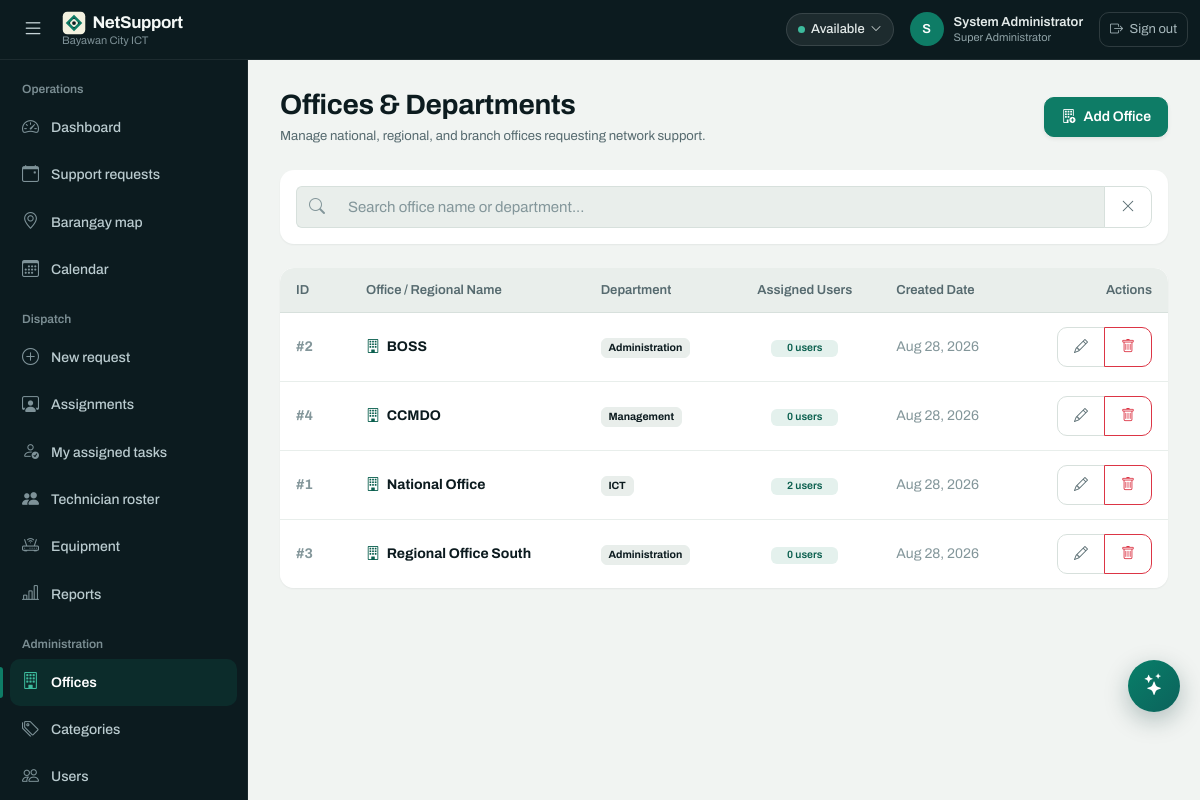
Screenshot of /offices.php (signed in) with the database file from the repository.
### tables this page shows
CREATE TABLE `offices` (
  `id` int(10) UNSIGNED NOT NULL,
  `name` varchar(120) NOT NULL,
  `department` varchar(120) DEFAULT NULL,
  `created_at` timestamp NOT NULL DEFAULT current_timestamp()
);

### config.php (called while the page is built, shortened)
<?php
function db(): PDO {
    static $pdo;
    if (!$pdo) {
        $pdo = new PDO(
            'mysql:host='.DB_HOST.';port='.DB_PORT.';dbname='.DB_NAME.';charset=utf8mb4',
            DB_USER, DB_PASS,
            [
                PDO::ATTR_ERRMODE            => PDO::ERRMODE_EXCEPTION,
                PDO::ATTR_DEFAULT_FETCH_MODE => PDO::FETCH_ASSOC,
                PDO::ATTR_EMULATE_PREPARES   => false,
            ]
        );
        $pdo->exec("SET time_zone = '+08:00'");
    }
    return $pdo;
}
function h(?string $value): string { return htmlspecialchars((string)$value, ENT_QUOTES, 'UTF-8'); }

### offices.php (the view, shortened to what this page needs)
<?php
require_once 'config.php';
require 'partials/header.php';
$offices = db()->query('SELECT o.*, COUNT(u.id) user_count
                        FROM offices o
                        LEFT JOIN users u ON u.office_id = o.id
                        GROUP BY o.id
                        ORDER BY o.name')->fetchAll();
?>
<div class="d-flex flex-column flex-md-row justify-content-between align-items-md-center gap-3 mb-4">
    <div>
        <h3 class="fw-bold text-dark mb-1">Offices & Departments</h3>
        <p class="text-secondary small mb-0">Manage national, regional, and branch offices requesting network support.</p>
    </div>
    <button class="btn btn-primary d-inline-flex align-items-center gap-2 shadow-sm" data-bs-toggle="modal" data-bs-target="#addOfficeModal">
        <i class="bi bi-building-add"></i>
        <span>Add Office</span>
    </button>
</div>
<div class="card stat-card border-0 p-3 mb-4">
    <div class="input-group">
        <span class="input-group-text bg-light border-end-0"><i class="bi bi-search text-muted"></i></span>
        <input type="text" id="officeSearchInput" class="form-control bg-light border-start-0" placeholder="Search office name or department..." oninput="filterOfficeTable()">
        <button class="btn btn-outline-secondary" type="button" onclick="document.getElementById('officeSearchInput').value='';filterOfficeTable();" title="Clear"><i class="bi bi-x-lg"></i></button>
    </div>
</div>
<div class="card stat-card border-0">
    <div class="app-table-container">
        <div class="table-responsive">
            <table class="table app-table align-middle" id="officeTable">
                <thead>
                    <tr>
                        <th style="width: 70px;">ID</th>
                        <th>Office / Regional Name</th>
                        <th>Department</th>
                        <th class="text-center">Assigned Users</th>
                        <th>Created Date</th>
                        <th class="text-end">Actions</th>
                    </tr>
                </thead>
                <tbody>
                    <?php foreach ($offices as $o): ?>
                        <tr>
                            <td class="fw-bold text-muted">#<?= $o['id'] ?></td>
                            <td>
                                <div class="fw-bold text-dark"><i class="bi bi-building me-1 text-primary"></i> <?= h($o['name']) ?></div>
                            </td>
                            <td>
                                <span class="badge bg-light text-dark border"><?= h($o['department'] ?: 'General') ?></span>
                            </td>
                            <td class="text-center">
                                <span class="badge bg-primary-subtle text-primary fw-semibold px-3"><?= (int)$o['user_count'] ?> users</span>
                            </td>
                            <td class="small text-muted"><?= date('M j, Y', strtotime($o['created_at'])) ?></td>
                            <td class="text-end">
                                <div class="btn-group btn-group-sm">
                                    <button class="btn btn-outline-secondary" data-bs-toggle="modal" data-bs-target="#editOfficeModal<?= $o['id'] ?>">
                                        <i class="bi bi-pencil"></i>
                                    </button>
                                    <button class="btn btn-outline-danger" data-bs-toggle="modal" data-bs-target="#deleteOfficeModal<?= $o['id'] ?>">
                                        <i class="bi bi-trash"></i>
                                    </button>
                                </div>
                            </td>
                        </tr>
                    <?php endforeach; ?>
                </tbody>
            </table>
        </div>
    </div>
</div>
<?php require 'partials/footer.php'; ?>

### assets/app.css (style rules this page uses)
:root { --font: 'Archivo', -apple-system, BlinkMacSystemFont, 'Segoe UI', Roboto, sans-serif; --ink: #0C1B1F; --paper: #F1F4F2; --surface: #FFFFFF; --surface-sunk: #E9EEEB; --signal: #0E7C66; --signal-deep: #0A5F4E; --signal-wash: #E4F1ED; --amber: #B45309; --amber-wash: #FBF0E2; --rust: #B3261E; --rust-wash: #FBEAE8; --harbor: #1F6FEB; --harbor-wash: #E7F0FE; --violet: #6D28D9; --violet-wash: #F0E9FD; --moss: #166534; --moss-wash: #E6F2E9; --text: #0C1B1F; --text-muted: #566A6F; --text-faint: #83969A; --line: #D7E0DC; --line-soft: #E8EEEB; --shadow-1: 0 1px 2px rgba(12, 27, 31, .06); --shadow-2: 0 6px 16px -6px rgba(12, 27, 31, .18); --shadow-3: 0 18px 40px -12px rgba(12, 27, 31, .28); --r-sm: 6px; --r-md: 10px; --r-lg: 14px; --r-xl: 20px; --rail: 248px; --bar: 60px; --dock: 0px; --radius-sm: var(--r-sm); --radius-md: var(--r-md); --radius-lg: var(--r-lg); --radius-xl: var(--r-xl); --primary: var(--signal); --primary-light: var(--signal-wash); --danger: var(--rust); --success: var(--moss); --warning: var(--amber); --border-color: var(--line); --text-main: var(--text); --shadow-sm: var(--shadow-1); --shadow-md: var(--shadow-2); --shadow-lg: var(--shadow-3); --bs-primary: var(--signal); --bs-body-font-family: var(--font); --bs-body-color: var(--text); --bs-border-color: var(--line); --bs-link-color: var(--signal-deep); --bs-link-hover-color: var(--signal); }
*, *::before, *::after { box-sizing: border-box; }
html { -webkit-text-size-adjust: 100%; }
body { font-family: var(--font); background: var(--paper); color: var(--text); margin: 0; min-height: 100vh; font-size: 15px; line-height: 1.55; -webkit-font-smoothing: antialiased; text-rendering: optimizeLegibility; }
time, .stat-value, .app-table td, .count, .tnum { font-variant-numeric: tabular-nums; }
h1, h2, h3, h4, h5, h6 { font-weight: 600; letter-spacing: -.011em; color: var(--text); }
.stat-card, .app-card, .card { background: var(--surface); border: 1px solid var(--line); border-radius: var(--r-lg); box-shadow: var(--shadow-1); }
.stat-card { transition: border-color .15s ease; }
.app-table-container, .table-responsive { border-radius: var(--r-lg); overflow-x: auto; -webkit-overflow-scrolling: touch; overscroll-behavior-x: contain; }
.app-table { margin-bottom: 0; width: 100%; }
.app-table th { background: var(--surface-sunk); color: var(--text-muted); font-size: .8125rem; font-weight: 600; text-transform: none; letter-spacing: 0; padding: .75rem 1rem; border-bottom: 1px solid var(--line); white-space: nowrap; text-align: left; }
.app-table td { padding: .875rem 1rem; vertical-align: middle; border-bottom: 1px solid var(--line-soft); font-size: .875rem; color: #223438; }
.app-table tbody tr:last-child td { border-bottom: 0; }
.btn { font-family: var(--font); font-weight: 500; border-radius: var(--r-md); font-size: .875rem; min-height: 40px; display: inline-flex; align-items: center; justify-content: center; gap: .4rem; padding: .5rem 1rem; }
.btn-primary, .btn-primary:focus { background: var(--signal); border-color: var(--signal); color: #FFF; font-weight: 600; box-shadow: none; }
.btn-quiet, .btn-outline-secondary, .btn-light { background: var(--surface); border: 1px solid var(--line); color: var(--text-muted); font-weight: 500; text-decoration: none; }
.form-control, .form-select { font-family: var(--font); font-size: .9375rem; border: 1px solid var(--line); border-radius: var(--r-md); padding: .5rem .75rem; min-height: 42px; color: var(--text); background-color: var(--surface); }
.form-control::placeholder { color: var(--text-faint); }
.text-primary { color: var(--signal-deep) !important; }
.text-secondary { color: var(--text-muted) !important; }
.text-muted { color: var(--text-faint) !important; }
.text-dark { color: var(--text) !important; }
.bg-primary-subtle { background-color: var(--signal-wash) !important; }
.bg-light { background-color: var(--surface-sunk) !important; }
.border-bottom, .border-top, .border { border-color: var(--line-soft) !important; }

### rows the page displays
offices: id "2", name "BOSS", department "Administration", user_count "0", created_at "Aug 28, 2026"
offices: id "4", name "CCMDO", department "Management", user_count "0", created_at "Aug 28, 2026"
offices: id "1", name "National Office", department "ICT", user_count "2", created_at "Aug 28, 2026"
offices: id "3", name "Regional Office South", department "Administration", user_count "0", created_at "Aug 28, 2026"

### other values shown
$myAvailability "Available"
substr($me['full_name'], 0, 1) "S"
$me['full_name'] "System Administrator"
$me['role'] "Super Administrator"
